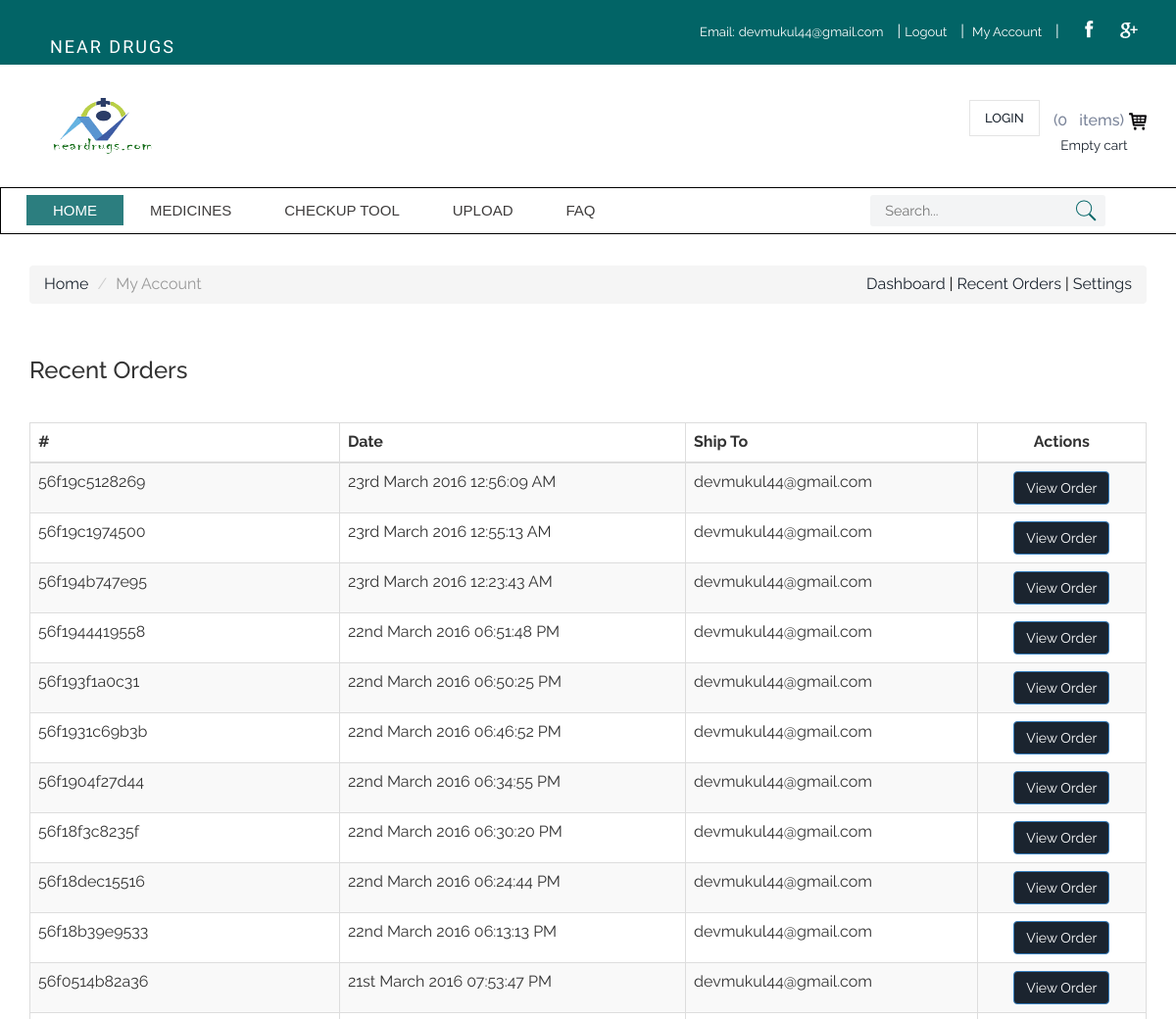
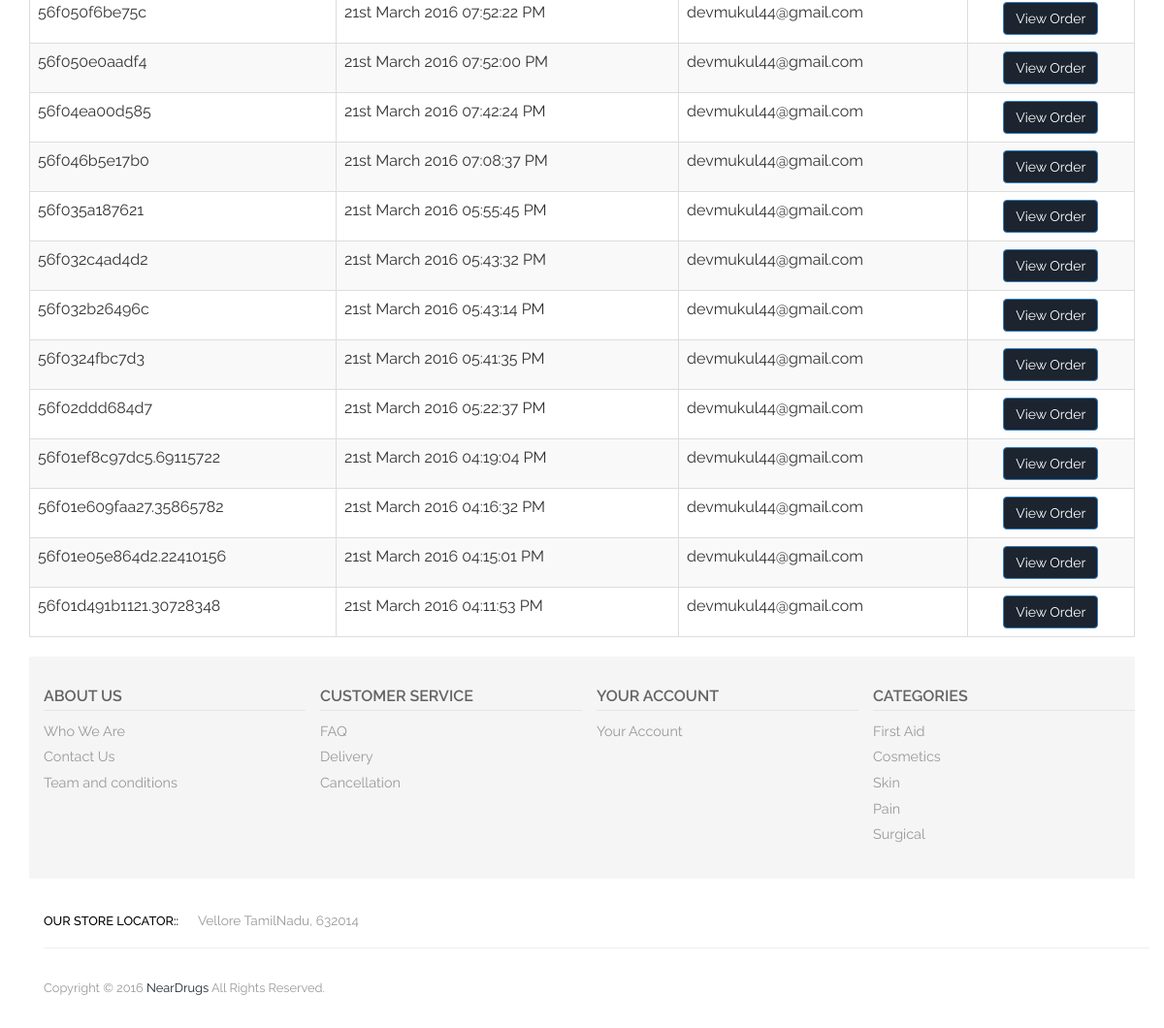
The page /new_page_profile_orders.php (signed in) on the database its author committed (2 pictures, top to bottom).
### tables this page shows
CREATE TABLE IF NOT EXISTS `orders` (
  `email` varchar(50) NOT NULL,
  `order_id` varchar(50) NOT NULL,
  `product_code` varchar(500) NOT NULL,
  `product_quantity` varchar(100) NOT NULL,
  `image` varchar(100) NOT NULL,
  `date` varchar(50) NOT NULL
);

### recent.php (the view, shortened to what this page needs)
<?php
		include("connection.php");
		$sql ="Select * from orders where email='$_SESSION[uname]' ORDER BY date DESC";
		$result = mysqli_query($conn, $sql);
?>
											<div class="title-box">
                                            <h3>Recent Orders</h3>
                                        </div>
                                        <div class="table-responsive">
                                            <table class="table table-striped table-bordered table-responsive text-left my-orders-table">
                                                <thead>
                                                    <tr class="first last">
                                                        <th>#</th>
                                                        <th>Date</th>
                                                        <th>Ship To</th>
                                                        <th class="text-center">Actions</th>
                                                    </tr>
                                                </thead>
                                                <tbody>
												<?php
													if (mysqli_num_rows($result) > 0)
													{
													while($row = mysqli_fetch_row($result))
													{
												echo '
                                                    <tr>
                                                        <td>'.$row[1].'</td>
                                                        <td>'.$row[5].'</td>
                                                        <td>'.$row[0].'</td>
                                                        <td class="text-center last">
                                                            <div class="btn-group">
                                                                <a href="#" class="btn btn-primary">View Order</a>
                                                            </div>
                                                        </td>
                                                    </tr>
													';
													}
													}
												?>
                                                </tbody>
                                            </table>
                                        </div>

### css/style.css (style rules this page uses)
h4, h5, h6, h1, h2, h3 { margin: 0; }
html, body { font-family: 'Raleway', sans-serif; font-size: 100%; background: #ffffff; }
body a { transition:0.5s all; -webkit-transition:0.5s all; -moz-transition:0.5s all; -o-transition:0.5s all; -ms-transition:0.5s all; }

### rows shown on the page
orders: order_id "56f19c5128269", date "23rd March 2016 12:56:09 AM", email "devmukul44@gmail.com"
orders: order_id "56f19c1974500", date "23rd March 2016 12:55:13 AM", email "devmukul44@gmail.com"
orders: order_id "56f194b747e95", date "23rd March 2016 12:23:43 AM", email "devmukul44@gmail.com"
orders: order_id "56f1944419558", date "22nd March 2016 06:51:48 PM", email "devmukul44@gmail.com"
orders: order_id "56f193f1a0c31", date "22nd March 2016 06:50:25 PM", email "devmukul44@gmail.com"
orders: order_id "56f1931c69b3b", date "22nd March 2016 06:46:52 PM", email "devmukul44@gmail.com"
orders: order_id "56f1904f27d44", date "22nd March 2016 06:34:55 PM", email "devmukul44@gmail.com"
orders: order_id "56f18f3c8235f", date "22nd March 2016 06:30:20 PM", email "devmukul44@gmail.com"
orders: order_id "56f18dec15516", date "22nd March 2016 06:24:44 PM", email "devmukul44@gmail.com"
orders: order_id "56f18b39e9533", date "22nd March 2016 06:13:13 PM", email "devmukul44@gmail.com"
orders: order_id "56f0514b82a36", date "21st March 2016 07:53:47 PM", email "devmukul44@gmail.com"
orders: order_id "56f050f6be75c", date "21st March 2016 07:52:22 PM", email "devmukul44@gmail.com"
orders: order_id "56f050e0aadf4", date "21st March 2016 07:52:00 PM", email "devmukul44@gmail.com"
orders: order_id "56f04ea00d585", date "21st March 2016 07:42:24 PM", email "devmukul44@gmail.com"
orders: order_id "56f046b5e17b0", date "21st March 2016 07:08:37 PM", email "devmukul44@gmail.com"
orders: order_id "56f035a187621", date "21st March 2016 05:55:45 PM", email "devmukul44@gmail.com"
orders: order_id "56f032c4ad4d2", date "21st March 2016 05:43:32 PM", email "devmukul44@gmail.com"
orders: order_id "56f032b26496c", date "21st March 2016 05:43:14 PM", email "devmukul44@gmail.com"
orders: order_id "56f0324fbc7d3", date "21st March 2016 05:41:35 PM", email "devmukul44@gmail.com"
orders: order_id "56f02ddd684d7", date "21st March 2016 05:22:37 PM", email "devmukul44@gmail.com"
orders: order_id "56f01ef8c97dc5.69115722", date "21st March 2016 04:19:04 PM", email "devmukul44@gmail.com"
orders: order_id "56f01e609faa27.35865782", date "21st March 2016 04:16:32 PM", email "devmukul44@gmail.com"
orders: order_id "56f01e05e864d2.22410156", date "21st March 2016 04:15:01 PM", email "devmukul44@gmail.com"
orders: order_id "56f01d491b1121.30728348", date "21st March 2016 04:11:53 PM", email "devmukul44@gmail.com"

### other values the page prints
$_SESSION["uname"] "devmukul44@gmail.com"
sizeof($_SESSION['cart']) "0"
